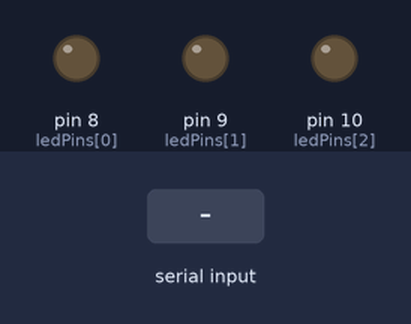
A sketch run on a simulated Arduino Uno, built with avr-gcc and run on an emulated ATmega328P. On the bench: output pins drawn as LEDs (lit = HIGH). Dashed ring = blinking. The inputs (shaded band) are chosen by the test bench.

Above: at 1.2 s.
1.3 s: byte 30 received over Serial
At 1.4 s:
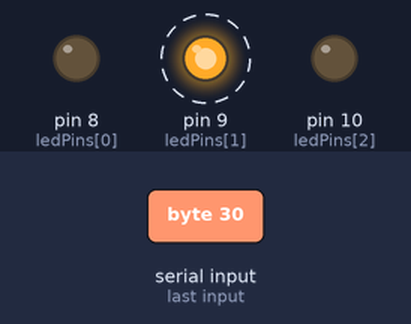
Timing chart, 0 to 4.6 s (numbered marks = the images above; inputs shaded):
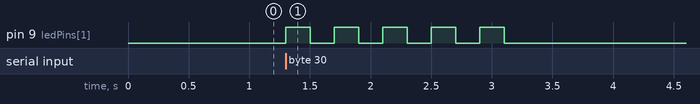

The sketch:

uno.ino
```cpp
const int ADDRESS_OFFSET            = 4;
const int COMMAND_OFFSET            = 2;
const int POSITION_OFFSET           = 0;

const int addressMask               = 0b11110000;
const int commandMask               = 0b00001100;
const int positionMask              = 0b00000011;

const int CMD_BIND_ADDRESS          = 0b11 << COMMAND_OFFSET;
const int CMD_LED_SINGLE            = 0b10 << COMMAND_OFFSET;
const int CMD_LED_MULTI             = 0b01 << COMMAND_OFFSET;

const int MINIMUM_LED_POSITION      = 0;
const int MAXIMUM_LED_POSITION      = 3;

const int ledPins[] = {8, 9, 10};
int boardAddress = -1;

void show_channel_open(int id) {
    for (int i = 0; i < 5; i++) {
        digitalWrite(ledPins[id], HIGH);
        delay(200);
        digitalWrite(ledPins[id], LOW);
        delay(200);
    }
}

bool isLedPositionValid(int position) {
    if (position >= MINIMUM_LED_POSITION && position < MAXIMUM_LED_POSITION) {
      return true;
    }
    return false;
}

void setup() {
  for (int i = MINIMUM_LED_POSITION; i < MAXIMUM_LED_POSITION; i++) {
    pinMode(ledPins[i], OUTPUT);
  }
  Serial.begin(9600);
}

void loop() {
  if (Serial.available() > 0) {
    char command = Serial.read() | (Serial.read() << 8);
    char address = command & addressMask;
    char commandType = command & commandMask;
    char position = command & positionMask;

    if (commandType == CMD_BIND_ADDRESS) {
      boardAddress = address >> ADDRESS_OFFSET;
      show_channel_open(boardAddress);
    } else {
      // Do nothing
    }

    if ((boardAddress == -1) | (address != (boardAddress << ADDRESS_OFFSET))) {
      return;
    } else {
      // Do nothing
    }

    if (!isLedPositionValid(position)) {
      return;
    } else {
      // Do nothing
    }

    if (commandType == CMD_LED_SINGLE) {
      digitalWrite(ledPins[position], !digitalRead(ledPins[position]));
    } else {
      // Do nothing
    }

    if (commandType == CMD_LED_MULTI) {
      for (int i = 0; i <= position; i++) {
        digitalWrite(ledPins[i], !digitalRead(ledPins[i]));
      }
    } else {
      // Do nothing
    }
  }
}
```

Measured:
- after the input at 1.3 s, pin 9 (ledPins[1]): alternates HIGH for 0.20 s and LOW for 0.20 s, 10 changes in all, then stays LOW, starting at once
